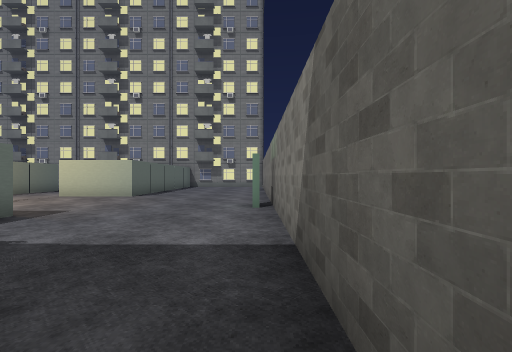
view 1 (above)

22 first-person views from a walk through a level from a Godot 3-D game. The camera is 1.4 m above the floor, looks level and sees 90° across. The floor is counted in squares, 2 m on a side. Each view is taken from the middle of a square. On the plan, view 1 faces up. The plan holds only what a view shows up to about 9 squares ahead; the rest is blank. The place goes on beyond the plan. Some surface patterns are stand-ins.

view 2
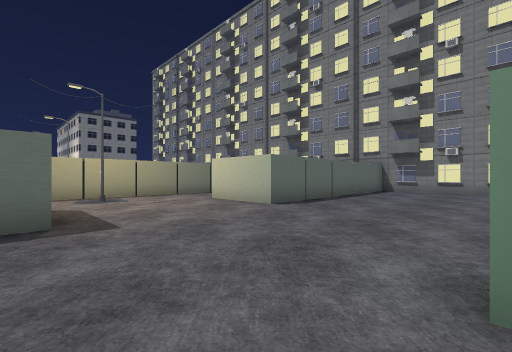

view 3
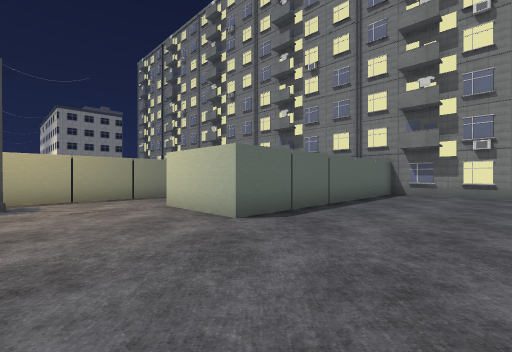

view 4
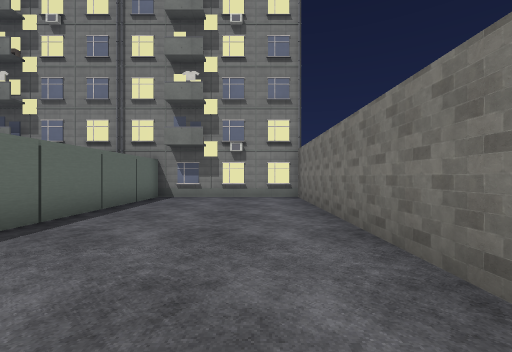

view 5
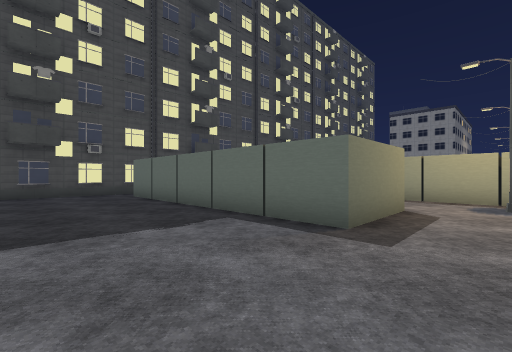

view 6
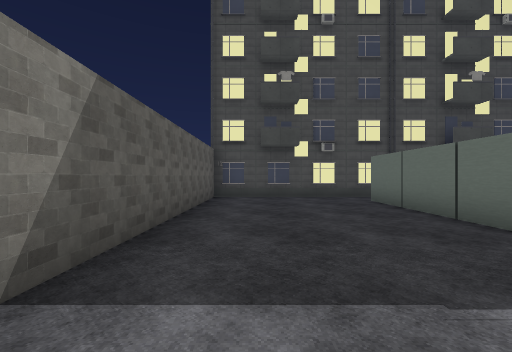

view 7
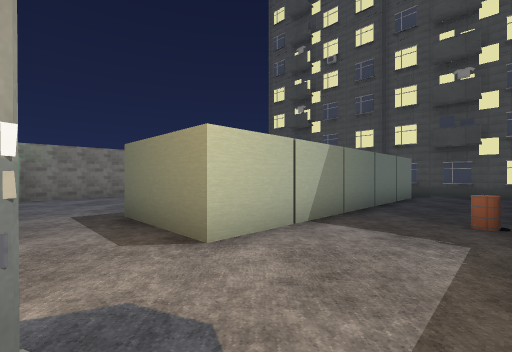

view 8
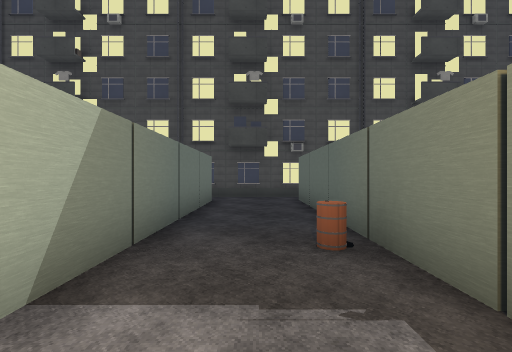

view 9
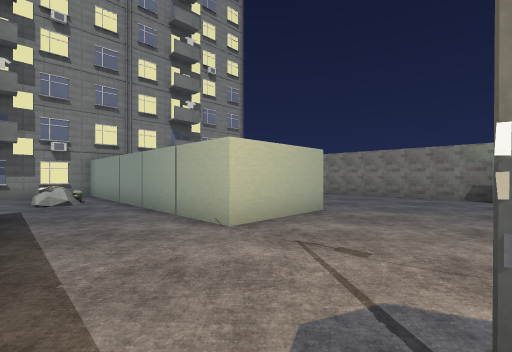

view 10
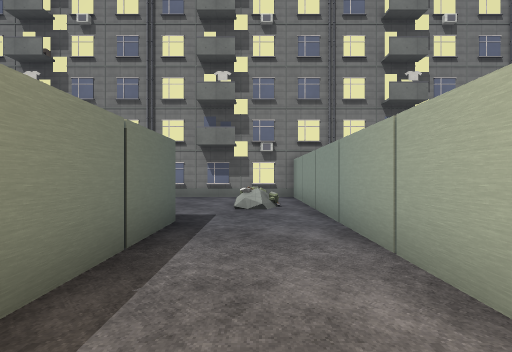

view 11
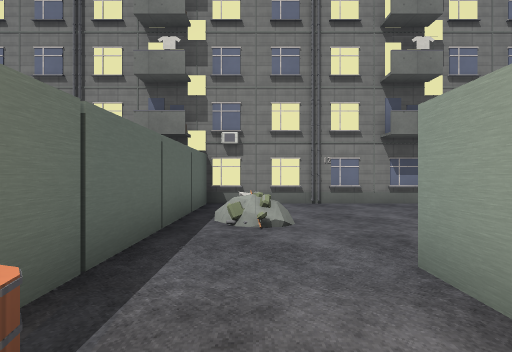

view 12
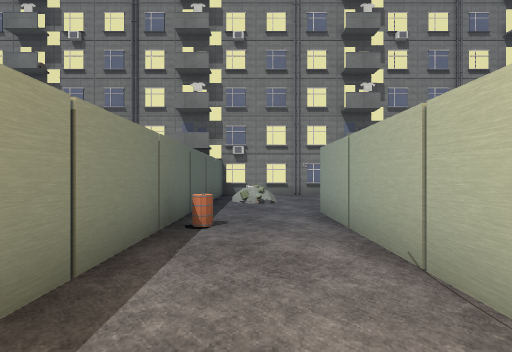

view 13
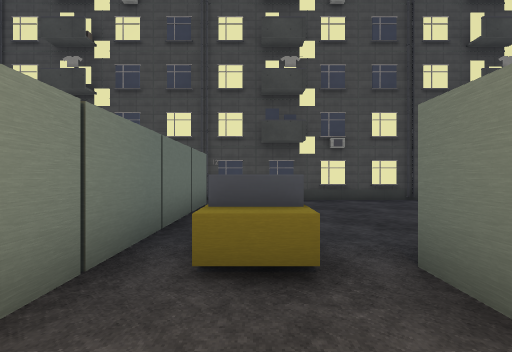

view 14
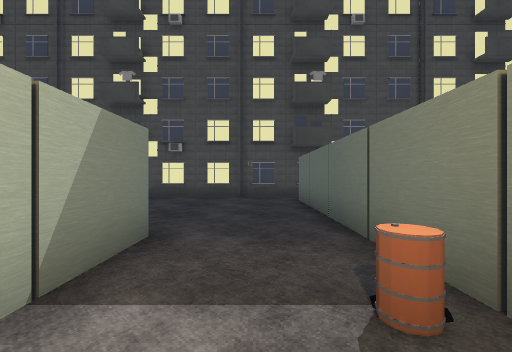

view 15
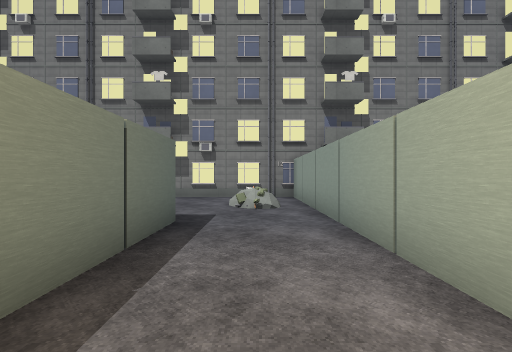

view 16
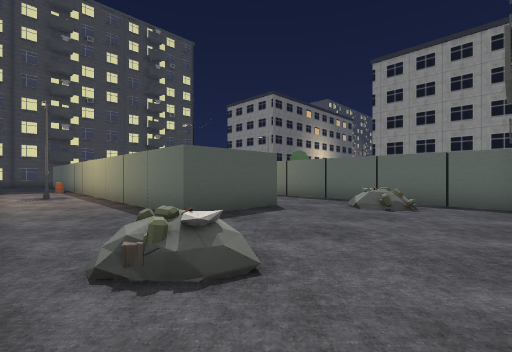

view 17
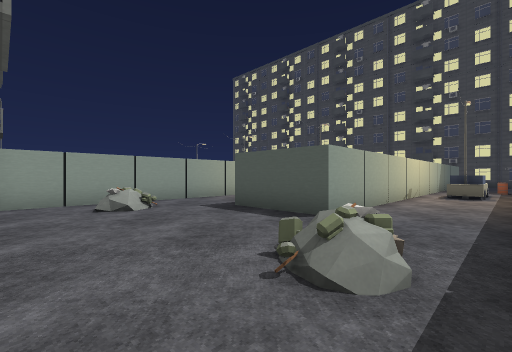

view 18
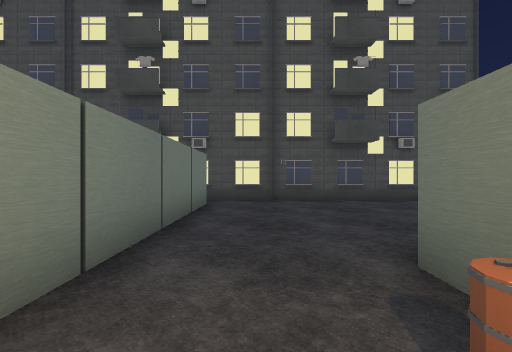

view 19
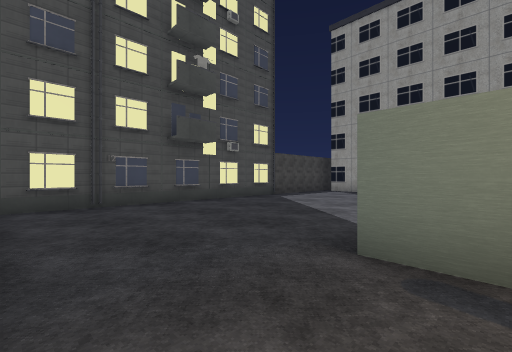

view 20
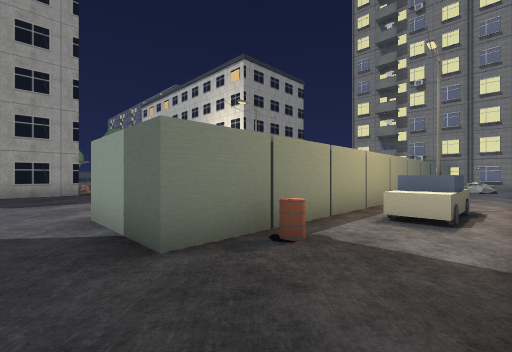

view 21
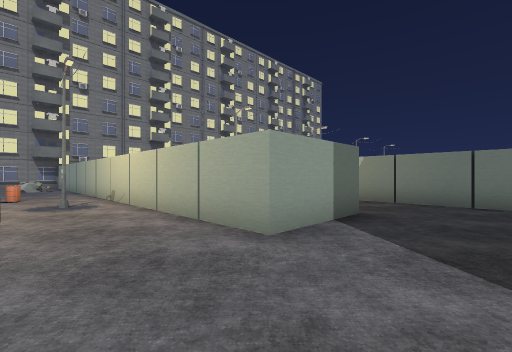

view 22
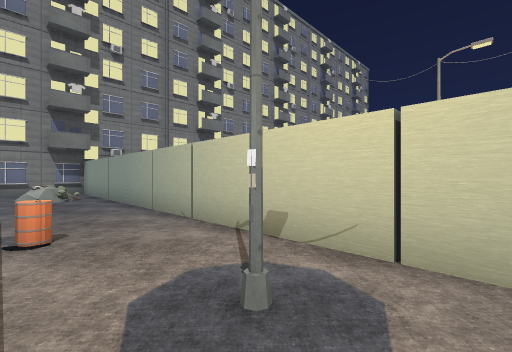

### Floor plan
Key: @ floor where view 1 was taken; # wall or solid block; . floor; / step, stairs or slope; D closed door; = window, fence, low wall or low ledge; ^ raised ledge; T tower; O other object.
Columns run from 29 left of view 1 to 1 right of it. Each row starts with its distance up from view 1.
 17 TTTTTTTTTTTTTTTTTTTTTTTTTTTTTT
 16 .   #........##. ......##.....#
 15 . .##........##. ......##.....#
 14 .=.##.=....=.##.=..../.##.....#
 13 ...##........##........##.....#
 12 ...##...##...##...##...##.....#
 11 ...##...##...##O..##...##.....#
 10 ...##...##...##...##...##.....#
  9 O..##...##...##...##...##.....#
  8 ...##...##... #...##..........#
  7 ...##...##...   . ##..........#
  6 .#.##.#.##.#.     ##.#.......D#
  5 ...##.^.# ...      #..........#
  4 ...##...   ..      #...##.....#
  3 ...###..  O..#  .   ...##.....#
  2 ...##O..##...##...###..##.....#
  1 ...##...##...##.^.##O..##.....#
  0 ........##...... .##...##....@#
 -1 ........##...... .##...##.....#
 -2 ........##...... .##...##.....#
 -3 ........##......  ##...##.....#
 -4 ........  ......    ...  .....#
 -5 TTTTTTTTTTTTTTTTTTTTTTTTTTTTTT

Where each view was taken, in squares from view 1:
view 1: 0 up, 0 right, facing up
view 2: 4 up, 0 right, facing up-left
view 3: 6 up, 1 left, facing up-left
view 4: 8 up, 1 left, facing up
view 5: 6 up, 1 left, facing down-left
view 6: 4 up, 1 left, facing down
view 7: 6 up, 9 left, facing down-right
view 8: 4 up, 8 left, facing down
view 9: 6 up, 9 left, facing up-right
view 10: 8 up, 8 left, facing up
view 11: 10 up, 13 left, facing up
view 12: 7 up, 13 left, facing up
view 13: 3 up, 13 left, facing down
view 14: 4 up, 18 left, facing down
view 15: 8 up, 18 left, facing up
view 16: 16 up, 17 left, facing down-left
view 17: 16 up, 24 left, facing down-right
view 18: 3 up, 23 left, facing down
view 19: 2 up, 22 left, facing down-left
view 20: 0 up, 22 left, facing up-left
view 21: 1 down, 29 left, facing up-right
view 22: 5 up, 29 left, facing up-right
